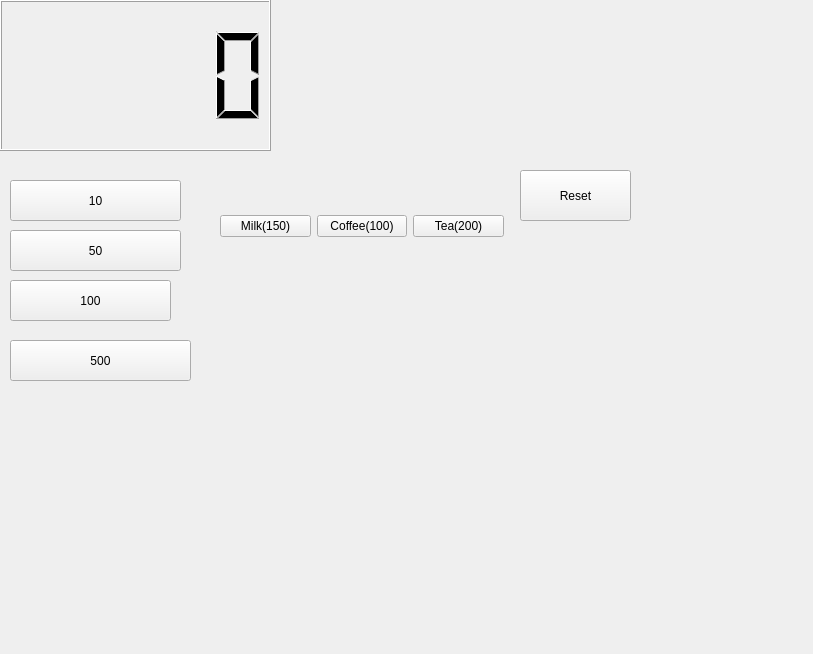
<?xml version="1.0" encoding="UTF-8"?>
<ui version="4.0">
 <class>Widget</class>
 <widget class="QWidget" name="Widget">
  <property name="geometry">
   <rect>
    <x>0</x>
    <y>0</y>
    <width>813</width>
    <height>654</height>
   </rect>
  </property>
  <property name="windowTitle">
   <string>Widget</string>
  </property>
  <widget class="QLCDNumber" name="lcdNumber">
   <property name="geometry">
    <rect>
     <x>0</x>
     <y>0</y>
     <width>271</width>
     <height>151</height>
    </rect>
   </property>
  </widget>
  <widget class="QPushButton" name="pb10">
   <property name="geometry">
    <rect>
     <x>10</x>
     <y>180</y>
     <width>171</width>
     <height>41</height>
    </rect>
   </property>
   <property name="text">
    <string>10</string>
   </property>
  </widget>
  <widget class="QPushButton" name="pb50">
   <property name="geometry">
    <rect>
     <x>10</x>
     <y>230</y>
     <width>171</width>
     <height>41</height>
    </rect>
   </property>
   <property name="text">
    <string>50</string>
   </property>
  </widget>
  <widget class="QPushButton" name="pb100">
   <property name="geometry">
    <rect>
     <x>10</x>
     <y>280</y>
     <width>161</width>
     <height>41</height>
    </rect>
   </property>
   <property name="text">
    <string>100</string>
   </property>
  </widget>
  <widget class="QPushButton" name="pb500">
   <property name="geometry">
    <rect>
     <x>10</x>
     <y>340</y>
     <width>181</width>
     <height>41</height>
    </rect>
   </property>
   <property name="text">
    <string>500</string>
   </property>
  </widget>
  <widget class="QPushButton" name="pbReset">
   <property name="geometry">
    <rect>
     <x>520</x>
     <y>170</y>
     <width>111</width>
     <height>51</height>
    </rect>
   </property>
   <property name="text">
    <string>Reset</string>
   </property>
  </widget>
  <widget class="QWidget" name="">
   <property name="geometry">
    <rect>
     <x>220</x>
     <y>210</y>
     <width>284</width>
     <height>32</height>
    </rect>
   </property>
   <layout class="QHBoxLayout" name="horizontalLayout">
    <item>
     <widget class="QPushButton" name="pbMilk">
      <property name="text">
       <string>Milk(150)</string>
      </property>
     </widget>
    </item>
    <item>
     <widget class="QPushButton" name="pbCoffee">
      <property name="text">
       <string>Coffee(100)</string>
      </property>
     </widget>
    </item>
    <item>
     <widget class="QPushButton" name="pbTea">
      <property name="text">
       <string>Tea(200)</string>
      </property>
     </widget>
    </item>
   </layout>
  </widget>
 </widget>
 <resources/>
 <connections/>
</ui>
